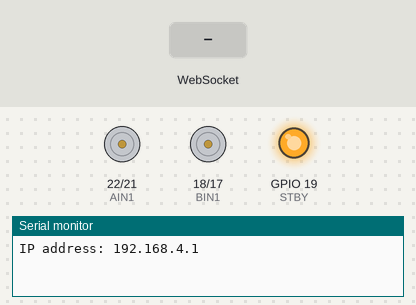
A sketch run on a simulated ESP32. Shown: motor-driver pin pairs drawn as motors (green arrow = first pin HIGH = forward, orange = second pin HIGH = backward, longer = more drive, scaled by the enable pin, stopped while the standby pin is LOW), output pins drawn as LEDs (lit = HIGH), the last lines printed to the serial monitor. The inputs (shaded band) are chosen by the test bench.

Above: at 3.2 s.
3.3 s: WebSocket text "1" received
At 3.7 s:
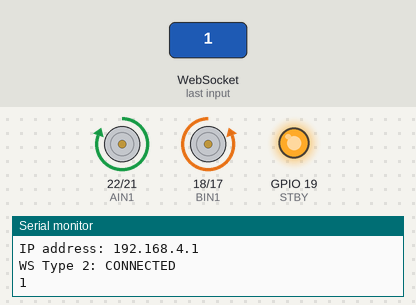
5.3 s: WebSocket text "2" received
At 5.5 s:
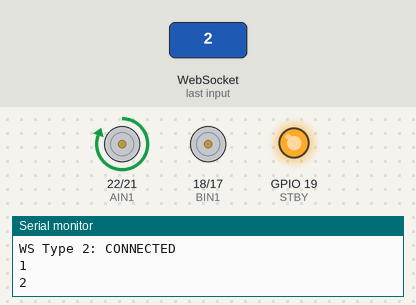
7.2 s: WebSocket text "3" received
At 7.4 s:
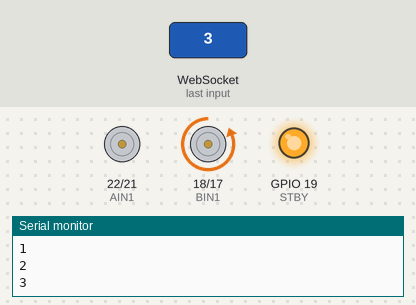
9.1 s: WebSocket text "4" received
At 9.5 s:
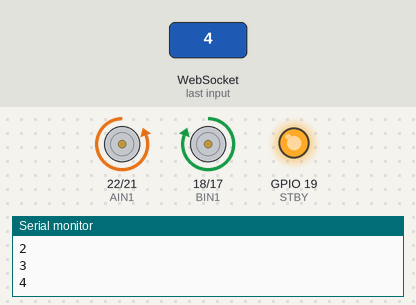
Timing chart, 0 to 12.1 s (numbered marks = the images above; inputs shaded):
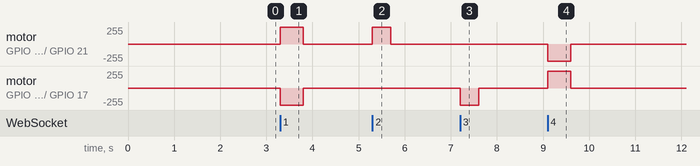

Measured:
- after the input at 3.3 s, motor on GPIO 22 (AIN1) / GPIO 21 (AIN2): stopped → forward 255/255 at once, → stopped 0.50 s later; motor on GPIO 18 (BIN1) / GPIO 17 (BIN2): stopped → backward 255/255 at once, → stopped 0.50 s later
- after the input at 5.3 s, motor on GPIO 22 (AIN1) / GPIO 21 (AIN2): stopped → forward 255/255 at once, → stopped 0.40 s later
- after the input at 7.2 s, motor on GPIO 18 (BIN1) / GPIO 17 (BIN2): stopped → backward 255/255 at once, → stopped 0.40 s later
- after the input at 9.1 s, motor on GPIO 22 (AIN1) / GPIO 21 (AIN2): stopped → backward 255/255 at once, → stopped 0.50 s later; motor on GPIO 18 (BIN1) / GPIO 17 (BIN2): stopped → forward 255/255 at once, → stopped 0.50 s later

The sketch:

Server.ino
```cpp
#include <WiFi.h> // Include WIFi Library for ESP32
#include <WebServer.h> // Include WebSwever Library for ESP32
#include <ArduinoJson.h> // Include ArduinoJson Library
#include <Adafruit_Sensor.h>
#include <Adafruit_MPU6050.h>
#include <WebSocketsServer.h>  // Include WebSockets Library by Markus Sattler

const int AIN1 = 22;
const int AIN2 = 21;
const int BIN1 = 18;
const int BIN2 = 17;
const int PWMA = 23;
const int PWMB = 16;
const int STBY = 19;

const char* ssid     = "ECE_328-AP";
const char* password = "123456%!";

int interval = 1000; // virtual delay
unsigned long previousMillis = 0; // Tracks the time since last event fired

WebSocketsServer webSocket = WebSocketsServer(81);  //create instance for webSocket server on port"81"

// Function to stop the wheels
void brake(){
  digitalWrite(AIN1, LOW);
  digitalWrite(AIN2, LOW);
  analogWrite(PWMA, 0);
  digitalWrite(BIN1, LOW);
  digitalWrite(BIN2, LOW);
  analogWrite(PWMB, 0);
  delay(200);
}

// Function to move the car forward
void goForward(){
  digitalWrite(AIN1, HIGH);
  digitalWrite(AIN2, LOW);
  analogWrite(PWMA, 255);
  digitalWrite(BIN1, LOW);
  digitalWrite(BIN2, HIGH);
  analogWrite(PWMB, 255);
  delay(500);
  brake();
}

// Function to turn the car right
void turnRight(){
  digitalWrite(AIN1, HIGH);
  digitalWrite(AIN2, LOW);
  analogWrite(PWMA, 255);
  digitalWrite(BIN1, LOW);
  digitalWrite(BIN2, LOW);
  analogWrite(PWMB, 0);
  delay(400);
  brake();
}

// Function to turn the car left
void turnLeft(){
  digitalWrite(AIN1, LOW);
  digitalWrite(AIN2, LOW);
  analogWrite(PWMA, 0);
  digitalWrite(BIN1, LOW);
  digitalWrite(BIN2, HIGH);
  analogWrite(PWMB, 255);
  delay(400);
  brake();
}

// Function to move the car backwards
void goBackward(){
  digitalWrite(AIN1, LOW);
  digitalWrite(AIN2, HIGH);
  analogWrite(PWMA, 255);
  digitalWrite(BIN1, HIGH);
  digitalWrite(BIN2, LOW);
  analogWrite(PWMB, 255);
  delay(500);
  brake();
}

// Function to make a 180 degree turn
void Uturn(){
  digitalWrite(AIN1, LOW);
  digitalWrite(AIN2, LOW);
  analogWrite(PWMA, 0);
  digitalWrite(BIN1, LOW);
  digitalWrite(BIN2, HIGH);
  analogWrite(PWMB, 255);
  delay(800);
  brake();
}


void setup() {
  pinMode(AIN1, OUTPUT);
  pinMode(AIN2, OUTPUT);
  pinMode(PWMA, OUTPUT);
  pinMode(BIN1, OUTPUT);
  pinMode(BIN2, OUTPUT);
  pinMode(PWMB, OUTPUT);
  pinMode(STBY, OUTPUT);

  digitalWrite(STBY, HIGH);  // put ON the motor drive, set to low to put OFF
  Serial.begin(115200); // Init Serial for Debugging.


  WiFi.softAP(ssid, password); // set up as access point

  delay(2000); // wait for 2s

  // Print the IP address in the serial monitor windows.
  Serial.print("IP address: ");
  Serial.println(WiFi.softAPIP());
  // Initialize a web server on the default IP address. and send the webpage as a response.
  webSocket.begin();  // init the Websocketserver
  webSocket.onEvent(webSocketEvent);  // init the webSocketEvent function when a websocket event occurs

}


void loop() {
  webSocket.loop(); // websocket server methode that handles all Client
  unsigned long currentMillis = millis(); // call millis  and Get snapshot of time
}


// This function gets a call when a WebSocket event occurs
void webSocketEvent(byte num, WStype_t type, uint8_t * payload, size_t length) {
  String message = String((char *) payload);

  switch (type) {
    case WStype_DISCONNECTED: // enum that read status this is used for debugging.
      Serial.print("WS Type ");
      Serial.print(type);
      Serial.println(": DISCONNECTED");
      break;
    case WStype_CONNECTED:  // Check if a WebSocket client is connected or not
      Serial.print("WS Type ");
      Serial.print(type);
      Serial.println(": CONNECTED");
      break;
    case WStype_TEXT: // check responce from client
      Serial.println(); // the payload variable stores teh status internally
      Serial.println(message);
      if (message == "1") {
        goForward();
      }
      if (message == "2") {
        turnRight();
      }
      if (message == "3") {
        turnLeft();
      }
      if (message == "4") {
        goBackward();
      }
      if (message == "5") {
        Uturn();
      }
      break;
  }
}
```
